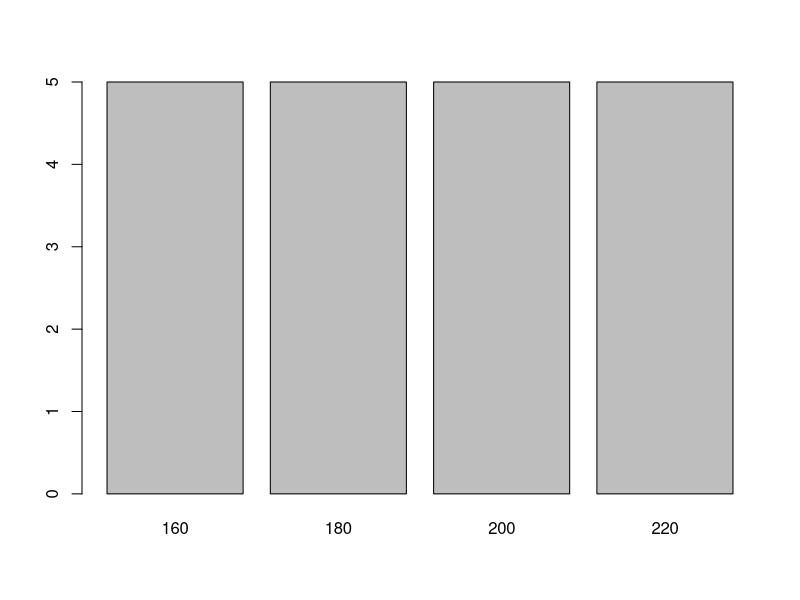

Source code (R):
# basic functions

# sample() to draw randomly from a vector
order <- sample(x=1:20, size = 20, replace = FALSE)

# as.factor() makes explicit for variables that could be mistaken as continuous
etching <- read.csv("./STAT571B/Datasets/etching.csv") # not available online
plot(as.factor(etching$power)) # given etching dataset


# anova() can be used for comparing behavior between different factor levels
etching_aov <- aov(rate ~ as.factor(power), data = etching)
summary(etching_aov)

# anova() can also be used to fit linear models and see if they are significant
fit_lm <- lm(rate ~ as.factor(power), data = etching)
summary(fit_lm)